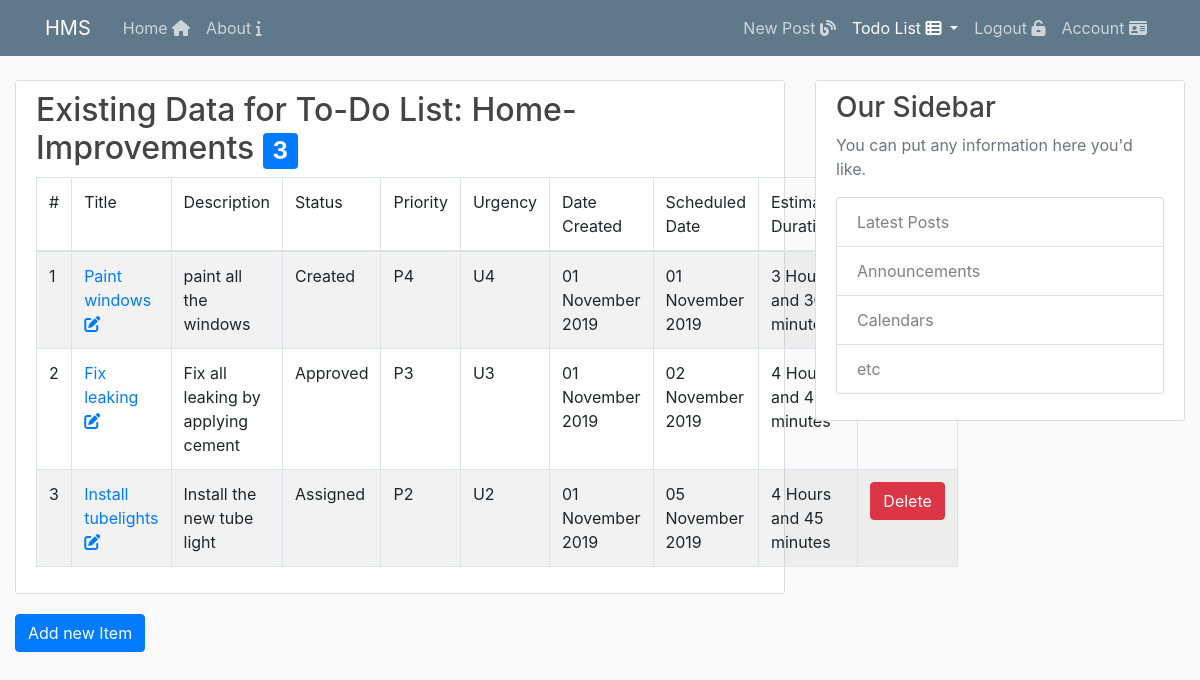
Page /todolists/1 (signed in) on the committed database.
### app/models.py (models this page shows)
class ToDoList(db.Model):
    __tablename__='todo_lists'
    id = db.Column(db.Integer(), primary_key=True)
    title=db.Column(db.String(100), nullable=False)
    description=db.Column(db.String(200), nullable=False)
    user_id = db.Column(db.Integer(), db.ForeignKey('users.id'), nullable=False)
    todo_items = db.relationship('ToDoItem', backref='todolist', lazy=True)
    date_created = db.Column(db.DateTime(), nullable=False, default = datetime.utcnow)
    date_modified = db.Column(db.DateTime(), nullable=False, default= datetime.utcnow)

class ToDoItem(db.Model):
    __tablename__="todo_items"
    id = db.Column(db.Integer, primary_key=True)
    title = db.Column(db.String(100), nullable=False)
    description=db.Column(db.String(200), nullable=False)
    status_id = db.Column(db.Integer(), db.ForeignKey('task_status_lu.id'), nullable=False)
    priority_id = db.Column(db.Integer(), db.ForeignKey('task_priority_lu.id'), nullable=False )
    urgency_id = db.Column(db.Integer(), db.ForeignKey('task_urgency_lu.id'), nullable=False)
    todo_list_id = db.Column(db.Integer, db.ForeignKey('todo_lists.id'), nullable=False)
    scheduled_date = db.Column(db.DateTime(), nullable=False, default = datetime.utcnow)
    estimated_duration_hours = db.Column(db.Integer(), nullable=False, default=0)
    estimated_duration_minutes = db.Column(db.Integer(), nullable=False, default = 0)
    actual_duration_hours = db.Column(db.Integer(), nullable=False, default = 0)
    actual_duration_minutes = db.Column(db.Integer(), nullable=False, default = 0)
    comments = db.relationship('ToDoItemComments', backref='todoitem', lazy='select')
    work_logs = db.relationship('ToDoItemWorkLog', backref='todoitem', lazy='select')
    date_created = db.Column(db.DateTime(), nullable=False, default = datetime.utcnow)
    date_modified = db.Column(db.DateTime(), nullable=False, default= datetime.utcnow)

class TaskStatusLu(db.Model):
    __tablename__ = "task_status_lu"
    id = db.Column(db.Integer, primary_key=True)
    name = db.Column(db.String(100), nullable=False, unique=True)
    description = db.Column(db.String(300), nullable=False)
    style_class = db.Column(db.String(200), nullable=False, default="text-danger")
    todo_items = db.relationship('ToDoItem', backref='task_status')

class TaskPriorityLu(db.Model):
    __tablename__="task_priority_lu"
    id = db.Column(db.Integer, primary_key=True)
    name = db.Column(db.String(100), nullable=False, unique=True)
    description = db.Column(db.String(300), nullable=False)
    style_class = db.Column(db.String(200), nullable=False, default ="text-danger")
    todo_items = db.relationship('ToDoItem', backref='task_priority')

class TaskUrgencyLu(db.Model):
    __tablename__ = "task_urgency_lu"
    id = db.Column(db.Integer, primary_key=True)
    name= db.Column(db.String(100), nullable=False, unique=True)
    description = db.Column(db.String(300), nullable=False)
    style_class = db.Column(db.String(200), nullable=False, default="text-danger")
    todo_items = db.relationship('ToDoItem', backref='task_urgency')

### app/todolists/routes.py (the view)
@todolists.route('/todolists/<int:todolist_id>', methods=['GET'])
@login_required
def todolist_details(todolist_id):
    todo_list = ToDoList.query.get_or_404(todolist_id)
    todo_items = ToDoItem.query.filter_by(todo_list_id=todolist_id).all()
    return render_template('/todolists/todolist_details.html', title=f"To-Do List: {todo_list.title}", todo_items=todo_items, todo_list=todo_list)

### app/models.py (called while the page is built)
@login_manager.user_loader
def load_user(user_id):
    return User.query.get(int(user_id))

### app/templates/todolists/todolist_details.html (shortened to what this page needs)
{% extends "layout.html" %}
{% block content %}
{% if todo_items %}
<div class="content-section">
    <h2>Existing Data for To-Do List: {{todo_list.title}} <span class="badge badge-primary">{{ todo_items|length }}</span> </h2>
    <table class="table table-striped table-bordered">
        <thead>
            <tr>
                <td>#</td>
                <td>Title</td>
                <td>Description</td>
                <td>Status</td>
                <td>Priority</td>
                <td>Urgency</td>
                <td>Date Created</td>
                <td>Scheduled Date</td>
                <td>Estimated Duration</td>
            </tr>
        </thead>
        <tbody>
            {% for todo_item in todo_items %}
            <tr>
                <td>{{ loop.index }}</td>
                <td><a href="{{url_for('todolists.edit_todoitem', todoitem_id=todo_item.id)}}">{{ todo_item.title }} <i class="fas fa-edit" aria-hidden="true"></i></a></td>
                <td>{{ todo_item.description }}</td>
                <td>{{ todo_item.task_status.name }}</td>
                <td>{{ todo_item.task_priority.name }}</td>
                <td>{{ todo_item.task_urgency.name }}</td>
                <td>{{ todo_item.date_created.strftime("%d %B %Y") }}</td>
                <td>{{ todo_item.scheduled_date.strftime("%d %B %Y") }}</td>
                <td>{{ todo_item.estimated_duration_hours}} Hours and {{todo_item.estimated_duration_minutes}} minutes
                </td>
                <td>
                    <form action="{{url_for('todolists.delete_todoitem', todoitem_id=todo_item.id)}}" method="POST">
                        <input type="submit" value="Delete" class="btn btn-danger">
                    </form>
                </td>
            </tr>
            {% endfor %}
        </tbody>
    </table>
</div>
{% else %}
<div class="content-section">
    <h2>No Items found</h2>
</div>
{% endif %}
<div class="Add new Item">
    <a class="btn btn-primary" href="{{ url_for('todolists.todoitem_new', todolist_id=todo_list.id) }}">Add new Item</a>
</div>
{% endblock content %}

### app/static/styles/main.css (style rules this page uses)
body { background: #fafafa; color: #333333; margin-top: 5rem; }
h1, h2, h3, h4, h5, h6 { color: #444444; }
.content-section { background: #ffffff; padding: 10px 20px; border: 1px solid #dddddd; border-radius: 3px; margin-bottom: 20px; }

### rows in the picture
ToDoList: title "Home-Improvements"
ToDoItem: title "Paint windows", description "paint all the windows", task_status.name "Created", task_priority.name "P4", task_urgency.name "U4", date_created "01 November 2019", scheduled_date "01 November 2019", estimated_duration_hours "3", estimated_duration_minutes "30"
ToDoItem: title "Fix leaking", description "Fix all leaking by applying cement", task_status.name "Approved", task_priority.name "P3", task_urgency.name "U3", date_created "01 November 2019", scheduled_date "02 November 2019", estimated_duration_hours "4", estimated_duration_minutes "45"
ToDoItem: title "Install tubelights", description "Install the new tube light", task_status.name "Assigned", task_priority.name "P2", task_urgency.name "U2", date_created "01 November 2019", scheduled_date "05 November 2019", estimated_duration_hours "4", estimated_duration_minutes "45"

### other values in the picture
{{ todo_items|length }} "3"
